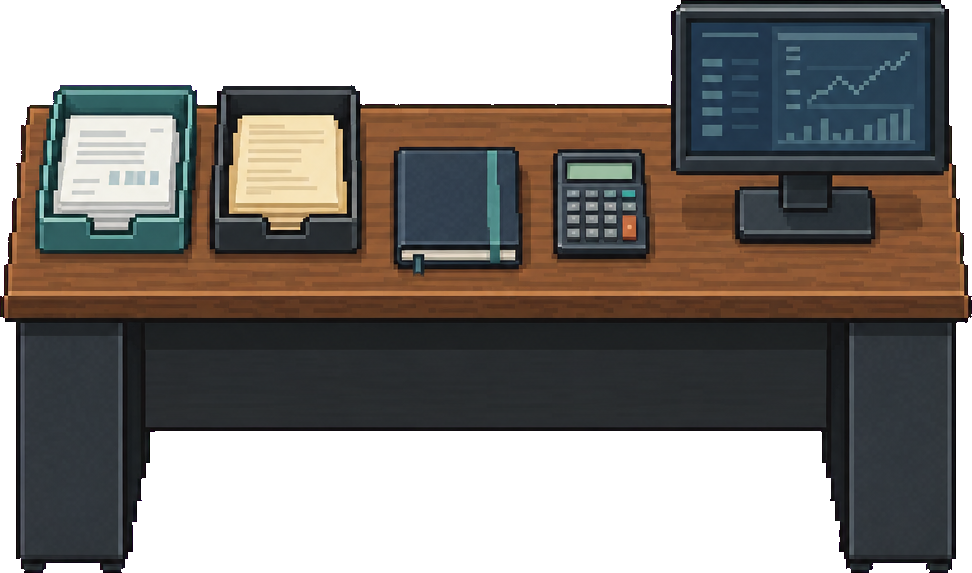
#> input picture doc/chapter-expansion-20260925/prepared/channel-ledger.png, 972 x 573 px, given in place of north-wall.png, which was not available
$ python build-platform-sample.py
#> lines starting #> are read from the running program, lines starting #| are printed output that depends on the picture; pictures that were not available may be replaced by others from this repository, and a replacement may not be noted
"""Assemble this platform run only. All transforms recorded; no historical art reads."""
from pathlib import Path
import json
from PIL import Image,ImageOps
import numpy as np
ROOT=Path(__file__).resolve().parents[1];RUN=ROOT/'doc/platform-art-20260923';OUT=RUN/'prepared'
manifest={'status':'candidate','sourceManifest':'manifest.json','dimensions':{},'operations':[],'coverage':[],'derivedSources':{}}
def load(id):return Image.open(OUT/(id+'.png')).convert('RGBA')
#> called with id = 'north-wall'
#> returned value is the input picture: PIL image 972x573 RGBA; mean R, G, B, A 133.1, 48.4, 123.7, 172.4
def width(im,w):return im.resize((w,round(im.height*w/im.width)),Image.Resampling.NEAREST)
def height(im,h):return im.resize((round(im.width*h/im.height),h),Image.Resampling.NEAREST)
#> called with h = 64
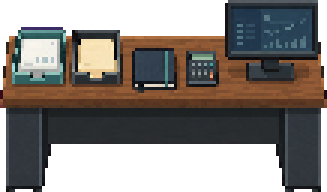
#> returned value: PIL image 109x64 RGBA (shown 3 times larger); mean R, G, B, A 134.7, 49.1, 125.4, 171.4; transparent parts drawn white
def blank():return Image.new('RGBA',(640,640))
def tile(dst,im,x,y,w,h):
 for yy in range(y,y+h,im.height):
  for xx in range(x,x+w,im.width):dst.alpha_composite(im.crop((0,0,min(im.width,x+w-xx),min(im.height,y+h-yy))),(xx,yy))
wall=height(load('north-wall'),64);side=width(load('side-wall'),34)
#> call 2 of load, with id = 'side-wall'
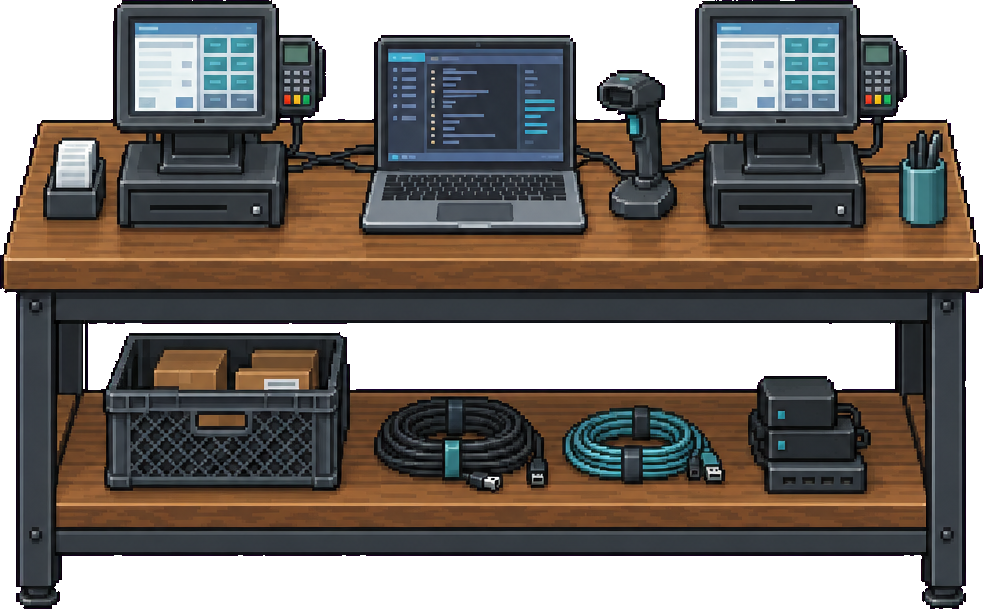
#> input picture doc/chapter-expansion-20260925/prepared/delivery-console.png, 983 x 609 px, given in place of side-wall.png, which was not available
#> in load, returned value is the input picture: PIL image 983x609 RGBA; mean R, G, B, A 123.7, 54.5, 111.3, 190
#> in width, `def width(im,w):return im.resize((w,round(im.height*w/im.width)),Image..`:
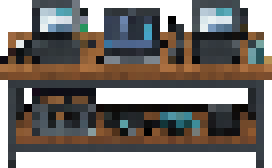
#> returned value: PIL image 34x21 RGBA (shown 8 times larger); mean R, G, B, A 122.5, 52.7, 112.9, 188.6; transparent parts drawn white
#> (the run stopped early here; a loop or call above may not have finished)
